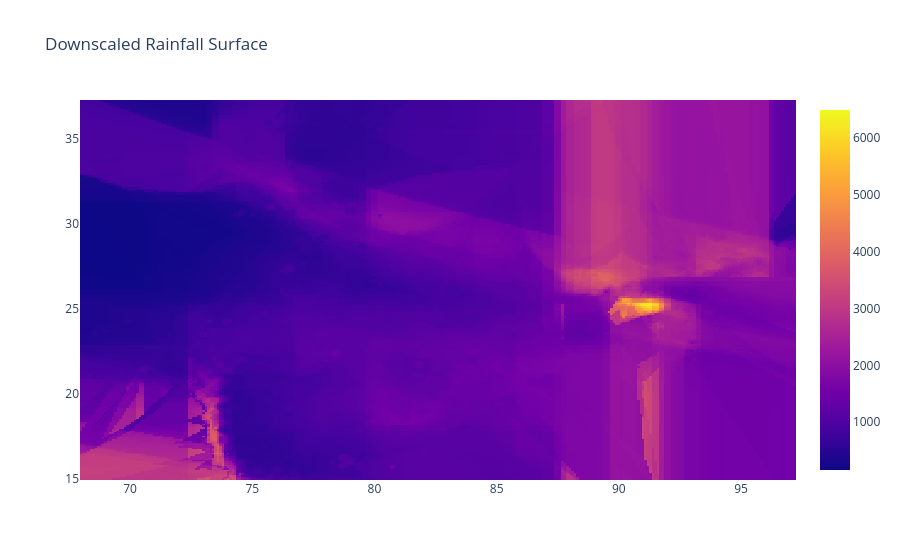

Notebook code for this chart:
### Code cell
import plotly.graph_objects as go
grid = fine_grid.pivot(
    index="lat",
    columns="lon",
    values="downscaled_rf"
)
fig = go.Figure(

    data=go.Heatmap(

        z=grid.values,

        x=grid.columns,

        y=grid.index

    )

)

fig.update_layout(
    title="Downscaled Rainfall Surface"
)

fig.show()

### Figure 1 — Plotly figure (JSON) as saved in the notebook; plotly's stock layout.template omitted (floating-point values rounded to 4 significant figures; data arrays with more than 128 entries replaced by an {"elided": "..."} marker saying what was removed)
{"data": [{"type": "heatmap", "x": {"elided": "293 float values"}, "y": {"elided": "223 float values"}, "z": {"elided": "223x293 float values"}}], "layout": {"title": {"text": "Downscaled Rainfall Surface"}}}
